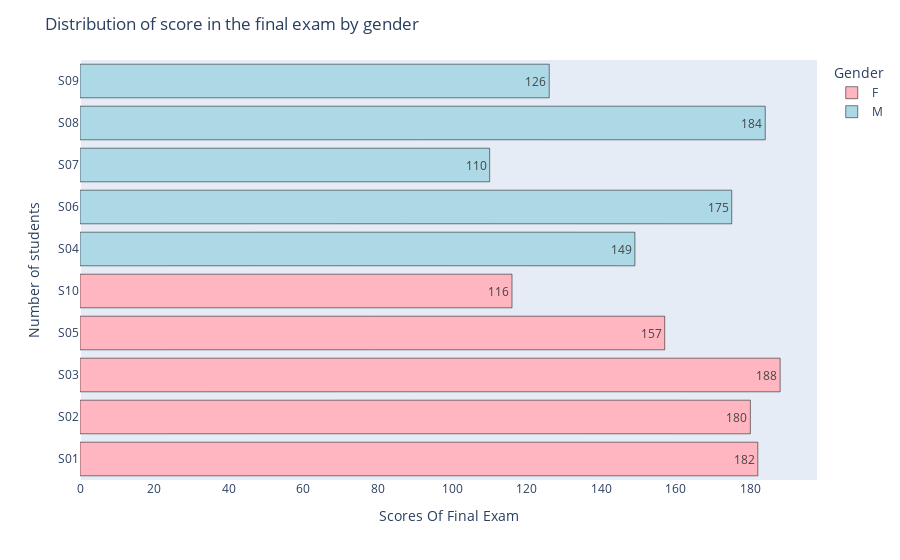

Notebook code cell kept with this figure:
### Code cell
#Q.26 Plot a graph to show the distribution of score in the final exam by gender

df_GS = pd.merge(Grades,Demography, on="Student_id")
figure_261 = px.bar(df_GS, x="final", y="Student_id",color="Gender",
                   color_discrete_map={'F': 'lightpink','M': 'lightblue'},
                   text_auto='3s')

# Update the layout
figure_261.update_layout(title='Distribution of score in the final exam by gender',
                  xaxis_title='Scores Of Final Exam',
                  yaxis_title='Number of students')

figure_261.update_traces(marker=dict(line=dict(width=0.5, color='black')))
figure_261.update_xaxes(showgrid=False)
figure_261.update_yaxes(showgrid=False)
# Display Graph
figure_261.show()

### Figure 1 — Plotly figure (JSON) as saved in the notebook; plotly's stock layout.template omitted (floating-point values rounded to 4 significant figures)
{"data": [{"alignmentgroup": "True", "hovertemplate": "Gender=F<br>final=%{x}<br>Student_id=%{y}<extra></extra>", "legendgroup": "F", "marker": {"color": "lightpink", "line": {"color": "black", "width": 0.5}, "pattern": {"shape": ""}}, "name": "F", "offsetgroup": "F", "orientation": "h", "showlegend": true, "textposition": "auto", "texttemplate": "%{x:3s}", "type": "bar", "x": [182, 180, 188, 157, 116], "xaxis": "x", "y": ["S01", "S02", "S03", "S05", "S10"], "yaxis": "y"}, {"alignmentgroup": "True", "hovertemplate": "Gender=M<br>final=%{x}<br>Student_id=%{y}<extra></extra>", "legendgroup": "M", "marker": {"color": "lightblue", "line": {"color": "black", "width": 0.5}, "pattern": {"shape": ""}}, "name": "M", "offsetgroup": "M", "orientation": "h", "showlegend": true, "textposition": "auto", "texttemplate": "%{x:3s}", "type": "bar", "x": [149, 175, 110, 184, 126], "xaxis": "x", "y": ["S04", "S06", "S07", "S08", "S09"], "yaxis": "y"}], "layout": {"barmode": "relative", "legend": {"title": {"text": "Gender"}, "tracegroupgap": 0}, "margin": {"t": 60}, "title": {"text": "Distribution of score in the final exam by gender"}, "xaxis": {"anchor": "y", "domain": [0, 1], "showgrid": false, "title": {"text": "Scores Of Final Exam"}}, "yaxis": {"anchor": "x", "domain": [0, 1], "showgrid": false, "title": {"text": "Number of students"}}}}
